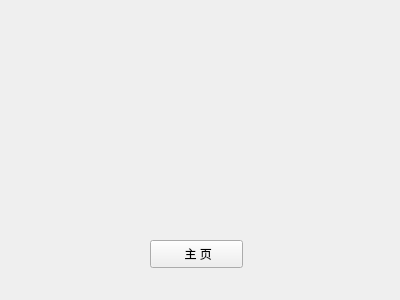
<?xml version="1.0" encoding="UTF-8"?>
<ui version="4.0">
 <class>GameWinBox</class>
 <widget class="QWidget" name="GameWinBox">
  <property name="geometry">
   <rect>
    <x>0</x>
    <y>0</y>
    <width>400</width>
    <height>300</height>
   </rect>
  </property>
  <property name="windowTitle">
   <string>Form</string>
  </property>
  <widget class="QPushButton" name="home">
   <property name="geometry">
    <rect>
     <x>150</x>
     <y>240</y>
     <width>93</width>
     <height>28</height>
    </rect>
   </property>
   <property name="text">
    <string> 主 页</string>
   </property>
  </widget>
 </widget>
 <resources/>
 <connections/>
</ui>
